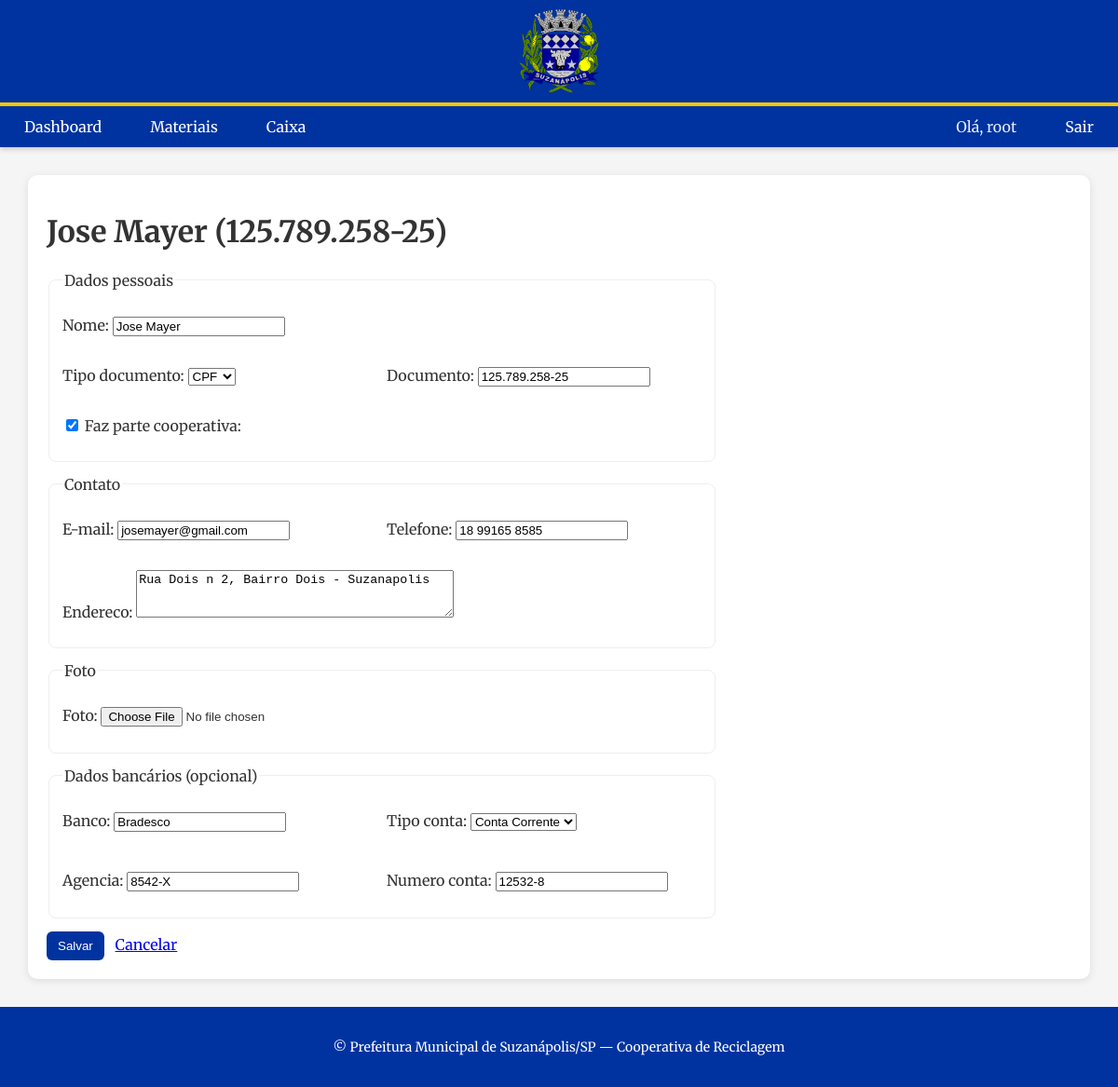
The page /coletores/2/editar/ (signed in) on the database its author committed.
### coletores/models.py (models this page shows)
class Coletor(models.Model):
    TIPO_DOC = [("CPF", "CPF"), ("RG", "RG"), ("CNH", "CNH")]
    nome = models.CharField(max_length=120)
    tipo_documento = models.CharField(max_length=10, choices=TIPO_DOC, default="CPF")
    documento = models.CharField(max_length=20, unique=True)
    faz_parte_cooperativa = models.BooleanField(default=False)
    email = models.EmailField(blank=True, null=True, verbose_name="E-mail")
    telefone = models.CharField(max_length=20, blank=True, null=True)
    endereco = models.TextField(blank=True, null=True)
    foto = models.ImageField(upload_to="fotos_coletores/", blank=True, null=True)
    banco = models.CharField(max_length=50, blank=True, null=True)
    agencia = models.CharField(max_length=10, blank=True, null=True)
    numero_conta = models.CharField(max_length=20, blank=True, null=True)
    TIPO_CONTA = [("corrente", "Conta Corrente"), ("poupanca", "Poupança")]
    tipo_conta = models.CharField(max_length=10, choices=TIPO_CONTA, blank=True, null=True)
    criado_em = models.DateTimeField(auto_now_add=True)
    class Meta:
        verbose_name = "Coletor"
        verbose_name_plural = "Coletores"
        ordering = ["nome"]
    def __str__(self):
        return f"{self.nome} ({self.documento})"

### coletores/views.py (the view)
# urls.py: path("<int:pk>/editar/", views.ColetorUpdateView.as_view(), name="update"),
class ColetorUpdateView(LoginRequiredMixin, UpdateView):
    model = Coletor
    form_class = ColetorForm
    template_name = "coletores/coletores_form.html"
    success_url = reverse_lazy("coletores:list")

### coletores/forms.py
class ColetorForm(forms.ModelForm):
    class Meta:
        model = Coletor
        fields = [
            "nome", "tipo_documento", "documento", "faz_parte_cooperativa",
            "email", "telefone", "endereco",
            "foto",
            "banco", "agencia", "numero_conta", "tipo_conta",
        ]
        widgets = {
            "endereco": forms.Textarea(attrs={"rows": 3}),
        }

### coletores/templates/coletores/coletores_form.html (shortened to what this page needs)
{% extends "base.html" %}
{% block content %}
<h1>{{ view.object|default:"Novo coletor" }}</h1>
<form method="post" enctype="multipart/form-data" style="max-width:720px;">
  <fieldset style="border:1px solid #eee;border-radius:8px;padding:12px 14px;margin-bottom:14px;">
    <legend>Dados pessoais</legend>
    {{ form.nome.errors }} <p>{{ form.nome.label_tag }} {{ form.nome }}</p>
    <div style="display:grid;grid-template-columns:1fr 1fr;gap:10px;">
      <p>{{ form.tipo_documento.label_tag }} {{ form.tipo_documento }}</p>
      <p>{{ form.documento.label_tag }} {{ form.documento }}</p>
    </div>
    <p>{{ form.faz_parte_cooperativa }} {{ form.faz_parte_cooperativa.label_tag }}</p>
  </fieldset>
  <fieldset style="border:1px solid #eee;border-radius:8px;padding:12px 14px;margin-bottom:14px;">
    <legend>Contato</legend>
    <div style="display:grid;grid-template-columns:1fr 1fr;gap:10px;">
      <p>{{ form.email.label_tag }} {{ form.email }}</p>
      <p>{{ form.telefone.label_tag }} {{ form.telefone }}</p>
    </div>
    <p>{{ form.endereco.label_tag }} {{ form.endereco }}</p>
  </fieldset>
  <fieldset style="border:1px solid #eee;border-radius:8px;padding:12px 14px;margin-bottom:14px;">
    <legend>Foto</legend>
    <p>{{ form.foto.label_tag }} {{ form.foto }}</p>
  </fieldset>
  <fieldset style="border:1px solid #eee;border-radius:8px;padding:12px 14px;margin-bottom:14px;">
    <legend>Dados bancários (opcional)</legend>
    <div style="display:grid;grid-template-columns:1fr 1fr;gap:10px;">
      <p>{{ form.banco.label_tag }} {{ form.banco }}</p>
      <p>{{ form.tipo_conta.label_tag }} {{ form.tipo_conta }}</p>
      <p>{{ form.agencia.label_tag }} {{ form.agencia }}</p>
      <p>{{ form.numero_conta.label_tag }} {{ form.numero_conta }}</p>
    </div>
  </fieldset>
  <button type="submit" style="background:#0033a0;color:#fff;padding:8px 12px;border:none;border-radius:6px;">Salvar</button>
  <a href="{% url 'coletores:list' %}" style="margin-left:8px;">Cancelar</a>
</form>
{% endblock %}

### app/templates/base.html (shortened to what this page needs)
{% load static %}
<!DOCTYPE html>
<html lang="pt-br">
<head>
</head>
<body>
  <div class="banner-superior">
    <div class="logo-centro">
      <img src="{% static 'img/logo_suzanapolis.png' %}" alt="Logo CTR">
    </div>
  </div>
  <header>
    <nav>
      <ul class="menu-principal">
       {% if request.user.is_authenticated %}
       <li><a href="{% url 'dashboard' %}">Dashboard</a></li>
       <li><a href="/materiais/">Materiais</a></li>
       <li><a href="/caixa/">Caixa</a></li>
       <li class="push-right"></li>
         <li><a style="pointer-events:none;opacity:.9">Olá, {{ request.user.get_username }}</a></li>
         <li><a href="{% url 'logout' %}" class="nav-logout">Sair</a></li>
        {% endif %}
      </ul>
    </nav>
  </header>
  <main>
    {% block content %}{% endblock %}
  </main>
  <footer>
    <p>&copy; Prefeitura Municipal de Suzanápolis/SP — Cooperativa de Reciclagem</p>
  </footer>
</body>
</html>

### app/templates/base.html (style rules this page uses)
body { font-family: 'Merriweather', sans-serif; color: #333; margin: 0; padding: 0; background-color: #f5f5f5; }
.banner-superior { display: flex; justify-content: space-between; align-items: center; background-color: #0033a0; padding: 10px 30px; border-bottom: 4px solid #ffcc00; }
.banner-superior div { flex: 1; display: flex; align-items: center; justify-content: center; }
.logo-centro { justify-content: center; }
.banner-superior img { height: 90px; object-fit: contain; }
header { background-color: #0033a0; color: white; text-align: center; box-shadow: 0 2px 6px rgba(0,0,0,0.2); }
nav { display: flex; justify-content: center; align-items: center; padding: 0 8px; }
nav ul.menu-principal { display: flex; flex-wrap: wrap; justify-content: center; gap: 8px 16px; margin: 0 auto; padding: 0; max-width: 1200px; width: 100%; list-style: none; }
nav ul.menu-principal li { margin: 0; list-style: none; display: flex; align-items: center; }
nav ul.menu-principal li a { display: block; color: #fff; text-decoration: none; font-size: 16px; padding: 12px 18px; border-radius: 4px; transition: all 0.3s ease; background-color: #0033a0; }
.push-right { flex: 1 1 auto; }
main { padding: 20px; background-color: #fff; border-radius: 10px; margin: 30px; box-shadow: 0 2px 8px rgba(0,0,0,0.1); }
footer { background-color: #0033a0; color: white; padding: 20px; text-align: center; font-size: 14px; margin-top: 30px; }

### rows shown on the page
Coletor: object "Jose Mayer (125.789.258-25)", nome "Jose Mayer", tipo_documento "CPF", documento "125.789.258-25", faz_parte_cooperativa "☑", email "josemayer@gmail.com", telefone "18 99165 8585", endereco "Rua Dois n 2, Bairro Dois - Suzanapolis", banco "Bradesco", tipo_conta "Conta Corrente", agencia "8542-X", numero_conta "12532-8"

### other values the page prints
{{ request.user.get_username }} "root"
